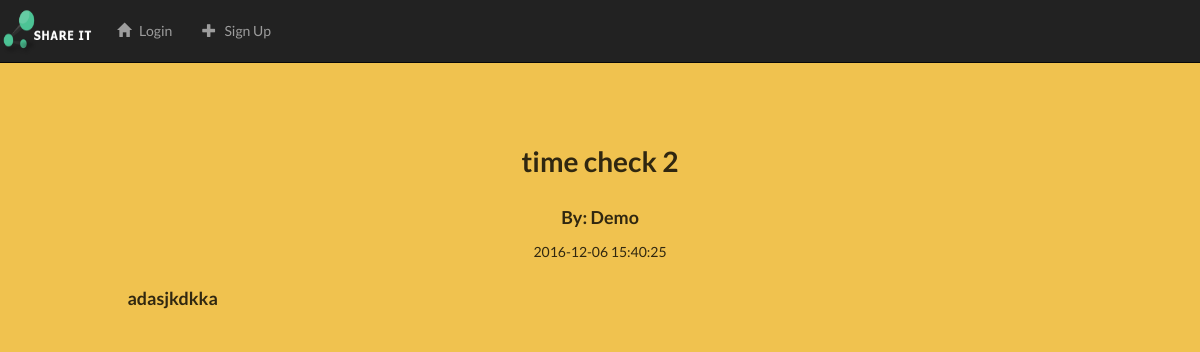
Page /viewpost.php?id=19 on the committed database.
### tables this page shows
CREATE TABLE IF NOT EXISTS `blog_posts` (
  `memberID` int(11) NOT NULL DEFAULT '0',
  `postID` int(11) NOT NULL,
  `postTitle` varchar(255) DEFAULT NULL,
  `postDesc` text,
  `postCont` text,
  `postDate` datetime DEFAULT NULL,
  `field_image` varchar(255) DEFAULT NULL
);

CREATE TABLE IF NOT EXISTS `blog_members` (
  `memberID` int(11) NOT NULL,
  `username` varchar(255) DEFAULT NULL,
  `password` varchar(255) DEFAULT NULL,
  `email` varchar(255) DEFAULT NULL
);

### viewpost.php (the view, shortened to what this page needs)
<?php
include"head.php";
?>
<?php
require_once('dbcon.php');
if (isset($_SESSION['userSession'])!="") {
    $query = $DBcon->query("SELECT * FROM blog_members WHERE memberID=".$_SESSION['userSession']);
    $userRow=$query->fetch_array();
    $DBcon->close();
?>
<div style="margin-bottom:10%;" id="navbar-wrapper" class="container">
    <nav style="padding-right:10px;" class="navbar navbar-fixed-top navbar-inverse">
            <div class="navbar-header">
            <button type="button" class="navbar-toggle collapsed" data-toggle="collapse" data-target="#navbar" aria-expanded="false" aria-controls="navbar">
                <span class="sr-only">Toggle navigation</span>
                <span class="icon-bar"></span>
                <span class="icon-bar"></span>
                <span class="icon-bar"></span>
            </button>
            <div class="logo">
                <a style="text-decoration:none; padding-left:3%;padding-bottom:2%;" href="index.php" class="navbar-left"><img src="images/logo.png" width="90" height="60"></a>
                </div>
            </div>
            <div id="navbar" class="navbar-collapse collapse">
            <ul style="padding-top:0.5%; margin-left:1%;" class="nav navbar-nav">
				<li><a href="index.php"><span class = "glyphicon glyphicon-home"></span> &nbsp Home</a></li>
                <li><a href="home.php"><span class = "glyphicon glyphicon-pencil"></span> &nbsp My Posts</a></li>
                <li><a href="addpost.php"><span class = "glyphicon glyphicon-plus"></span> &nbsp Add Post</a></li>
            </ul>
            <ul style="padding-top:0.5%;" class="nav navbar-nav navbar-right">
                <li><a href="#"><span class="glyphicon glyphicon-user"></span>&nbsp; <?php echo $userRow['username']; ?></a></li>
                <li><a href="logout.php?logout"><span class="glyphicon glyphicon-log-out"></span>&nbsp; Logout</a></li>
            </ul>
            </div>
        </nav>
    </div>
<?php } else{ ?>
    <div style="margin-bottom:10%;" id="navbar-wrapper" class="container">
    <nav style="padding-right:10px;" class="navbar navbar-fixed-top navbar-inverse">
            <div class="navbar-header">
            <div class="logo">
                <a style="text-decoration:none; padding-left:3%;padding-bottom:2%;" href="index.php" class="navbar-left"><img src="images/logo.png" width="90" height="60"></a>
                </div>
            </div>
            <div id="navbar" class="navbar-collapse collapse">
            <ul style="padding-top:0.5%; margin-left:1%;" class="nav navbar-nav">
                <li><a href="login.php"><span class = "glyphicon glyphicon-home"></span> &nbsp Login</a></li>
                <li><a href="register.php"><span class = "glyphicon glyphicon-plus"></span> &nbsp Sign Up</a></li>
            </ul>
            </div>
        </nav>
    </div>
<?php }?>
<?php
$connection = new mysqli('localhost','root','root','blog','8889');
$stmt = "SELECT m.username,p.memberID,p.postID, p.postTitle, p.postCont, p.postDate FROM blog_posts p, blog_members m WHERE m.memberID = p.memberID AND postID =".$_GET['id'];
$result = mysqli_query($connection,$stmt);
while ($row = mysqli_fetch_array($result)) {
?>
    <div id="view-post">
        <div class="container">
            <div class="row">
                <div class="col-md-8 col-md-offset-2 text-center">
                    <h1> <?php echo $row['postTitle']; ?> </h1>
                    <h3>By: <?php echo $row['username']; ?></h3>
                    <p> <?php echo $row['postDate']; ?> </p>
                </div>
            </div>
            <div class="row">
                <div class="col-md-10 col-md-offset-1">
                    <h3><?php echo $row['postCont']; ?></h3>
                </div>
            </div>
        </div>
    </div>
    <?php
}?>
<?php include"footer.php";?>

### css/style.css (style rules this page uses)
body { overflow-x: hidden !important; background-color: #f0c24f !important; }
#jumbo h1,h2,h3 { font-family: 'Indie Flower', cursive; }

### rows in the picture
blog_posts: postTitle "time check 2", memberID.username "Demo", postDate "2016-12-06 15:40:25", postCont "adasjkdkka"
